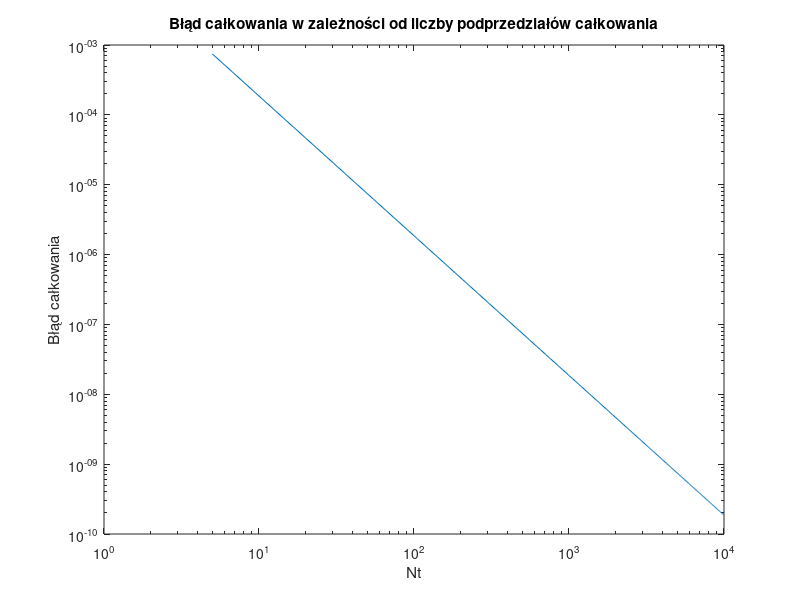

This figure's MATLAB source:
function [integration_error, Nt, ft_5, integral_1000] = zadanie1()
% Numeryczne całkowanie metodą prostokątów.
% Nt - wektor zawierający liczby podprzedziałów całkowania
% integration_error - integration_error(1,i) zawiera błąd całkowania wyznaczony
%   dla liczby podprzedziałów równej Nt(i). Zakładając, że obliczona wartość całki
%   dla Nt(i) liczby podprzedziałów całkowania wyniosła integration_result,
%   to integration_error(1,i) = abs(integration_result - reference_value),
%   gdzie reference_value jest wartością referencyjną całki.
% ft_5 - gęstość funkcji prawdopodobieństwa dla n=5
% integral_1000 - całka od 0 do 5 funkcji gęstości prawdopodobieństwa
%   dla 1000 podprzedziałów całkowania

reference_value = 0.0473612919396179; % wartość referencyjna całki

Nt = 5:50:10^4;
integration_error = [];
integration_result = [];
for i = 1:length(Nt)
    integration_result(i) = integral(@f, Nt(i));
    integration_error(i) = abs(integration_result(i) - reference_value);
end

ft_5 = f(5);
integral_1000 = integral(@f, 1000);

% plot results
figure;
loglog(Nt, integration_error);
xlabel('Nt');
ylabel('Błąd całkowania');
title('Błąd całkowania w zależności od liczby podprzedziałów całkowania');


end

function d = f(t)
sig = 3;
u = 10;
d = 1/(sig*sqrt(2*pi)) * exp(-((t-u).^2)/(2*sig^2));
end

function res = integral (f, N)
a = 0;
b = 5;
h = (b-a)/N;
res = 0;
for i = 1:N
    x = a + (i-1)*h + a + i*h;
    res = res + f(x/2);
end
res = res*h;
end
